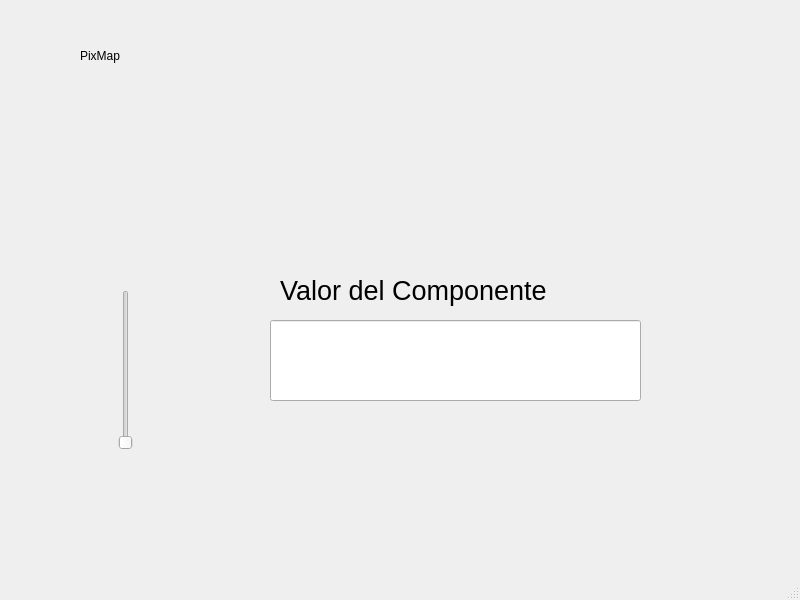
<?xml version="1.0" encoding="UTF-8"?>
<ui version="4.0">
 <class>MainWindow</class>
 <widget class="QMainWindow" name="MainWindow">
  <property name="geometry">
   <rect>
    <x>0</x>
    <y>0</y>
    <width>800</width>
    <height>600</height>
   </rect>
  </property>
  <property name="windowTitle">
   <string>MainWindow</string>
  </property>
  <widget class="QWidget" name="centralwidget">
   <widget class="QLabel" name="label">
    <property name="geometry">
     <rect>
      <x>10</x>
      <y>90</y>
      <width>161</width>
      <height>141</height>
     </rect>
    </property>
    <property name="styleSheet">
     <string notr="true"/>
    </property>
    <property name="text">
     <string/>
    </property>
    <property name="pixmap">
     <pixmap resource="../Archivos/Recursos.qrc">:/Logos/2.jpeg</pixmap>
    </property>
    <property name="scaledContents">
     <bool>true</bool>
    </property>
   </widget>
   <widget class="QLabel" name="label_2">
    <property name="geometry">
     <rect>
      <x>80</x>
      <y>20</y>
      <width>141</width>
      <height>71</height>
     </rect>
    </property>
    <property name="text">
     <string>PixMap</string>
    </property>
   </widget>
   <widget class="QLabel" name="label_3">
    <property name="geometry">
     <rect>
      <x>590</x>
      <y>100</y>
      <width>161</width>
      <height>141</height>
     </rect>
    </property>
    <property name="styleSheet">
     <string notr="true"/>
    </property>
    <property name="text">
     <string/>
    </property>
    <property name="pixmap">
     <pixmap resource="../Archivos/Recursos.qrc">:/Logos/2.jpeg</pixmap>
    </property>
    <property name="scaledContents">
     <bool>true</bool>
    </property>
   </widget>
   <widget class="QLabel" name="label_4">
    <property name="geometry">
     <rect>
      <x>630</x>
      <y>420</y>
      <width>161</width>
      <height>141</height>
     </rect>
    </property>
    <property name="styleSheet">
     <string notr="true"/>
    </property>
    <property name="text">
     <string/>
    </property>
    <property name="pixmap">
     <pixmap resource="../Archivos/Recursos.qrc">:/Logos/2.jpeg</pixmap>
    </property>
    <property name="scaledContents">
     <bool>true</bool>
    </property>
   </widget>
   <widget class="QLabel" name="label_5">
    <property name="geometry">
     <rect>
      <x>280</x>
      <y>270</y>
      <width>491</width>
      <height>41</height>
     </rect>
    </property>
    <property name="font">
     <font>
      <pointsize>20</pointsize>
     </font>
    </property>
    <property name="text">
     <string>Valor del Componente</string>
    </property>
   </widget>
   <widget class="QLineEdit" name="lineEdit">
    <property name="geometry">
     <rect>
      <x>270</x>
      <y>320</y>
      <width>371</width>
      <height>81</height>
     </rect>
    </property>
    <property name="font">
     <font>
      <pointsize>30</pointsize>
     </font>
    </property>
   </widget>
   <widget class="QSlider" name="verticalSlider">
    <property name="geometry">
     <rect>
      <x>70</x>
      <y>290</y>
      <width>111</width>
      <height>160</height>
     </rect>
    </property>
    <property name="orientation">
     <enum>Qt::Vertical</enum>
    </property>
   </widget>
  </widget>
  <widget class="QMenuBar" name="menubar">
   <property name="geometry">
    <rect>
     <x>0</x>
     <y>0</y>
     <width>800</width>
     <height>26</height>
    </rect>
   </property>
  </widget>
  <widget class="QStatusBar" name="statusbar"/>
 </widget>
 <resources>
  <include location="../Archivos/Recursos.qrc"/>
 </resources>
 <connections/>
</ui>
